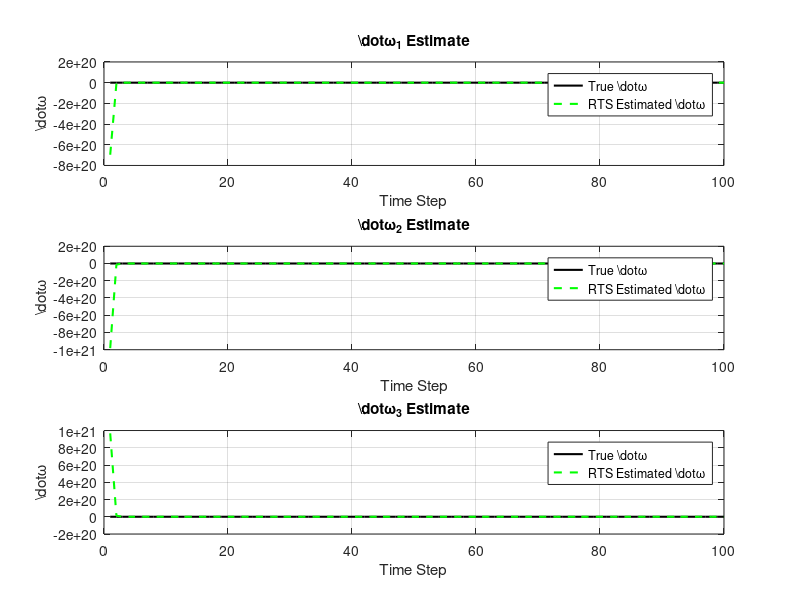

The MATLAB source for this figure:
clear; clc; close all;

%% Define Constants
T = 0.1; % Time step
N = 100; % Number of time steps
J = diag([5, 4, 3]); % Inertia matrix
J_inv = inv(J);

%% Simulated True Dynamics
omega = zeros(3, N); 
omega_dot = zeros(3, N);
u = 0.1 * randn(3, N); % Random control torque

for k = 1:N-1
    omega_dot(:,k) = J_inv * (cross(omega(:,k), J * omega(:,k)) + u(:,k));
    omega(:,k+1) = omega(:,k) + T * omega_dot(:,k);
end

%% State-Space Model for Estimation
F = [eye(3), T*eye(3); zeros(3,3), eye(3)];
G = [zeros(3,3); J_inv]; % Control input matrix
H = [eye(3), zeros(3,3)]; % Measurement matrix

Q = 1e-4 * eye(6); % Process noise covariance
R = 1e-2 * eye(3); % Measurement noise covariance

%% Generate Noisy Measurements
y = omega + sqrt(R) * randn(3, N);

%% Kalman Filter Initialization
x_f = zeros(6, N); % Filtered state estimate [omega; omega_dot]
P_f = zeros(6,6,N); % Filtered covariance
x_f(:,1) = [y(:,1); zeros(3,1)]; % Initial estimate
P_f(:,:,1) = 0.1 * eye(6);

%% Forward Kalman Filter
for k = 2:N
    % Prediction
    x_pred = F * x_f(:,k-1) + G * u(:,k-1);
    P_pred = F * P_f(:,:,k-1) * F' + Q;

    % Kalman Gain
    K = P_pred * H' / (H * P_pred * H' + R);

    % Update
    x_f(:,k) = x_pred + K * (y(:,k) - H * x_pred);
    P_f(:,:,k) = (eye(6) - K * H) * P_pred;
end

%% RTS Smoother Initialization
x_s = x_f; 
P_s = P_f;

%% Backward RTS Smoother
for k = N-1:-1:1
    % Smoothing Gain
    S = P_f(:,:,k) * F' / P_pred;

    % Smoothed State Estimate
    x_s(:,k) = x_f(:,k) + S * (x_s(:,k+1) - x_pred);

    % Smoothed Covariance
    P_s(:,:,k) = P_f(:,:,k) + S * (P_s(:,:,k+1) - P_pred) * S';
end

%% Extract \dot{\omega} Estimates
omega_dot_est = x_s(4:6,:);

%% Plot Results
figure;
for i = 1:3
    subplot(3,1,i);
    plot(1:N, omega_dot(i,:), 'k', 'LineWidth', 1.5); hold on;
    plot(1:N, omega_dot_est(i,:), 'g--', 'LineWidth', 1.5);
    legend('True \dot{\omega}', 'RTS Estimated \dot{\omega}');
    title(['\dot{\omega}_', num2str(i), ' Estimate']);
    xlabel('Time Step');
    ylabel('\dot{\omega}');
    grid on;
end
